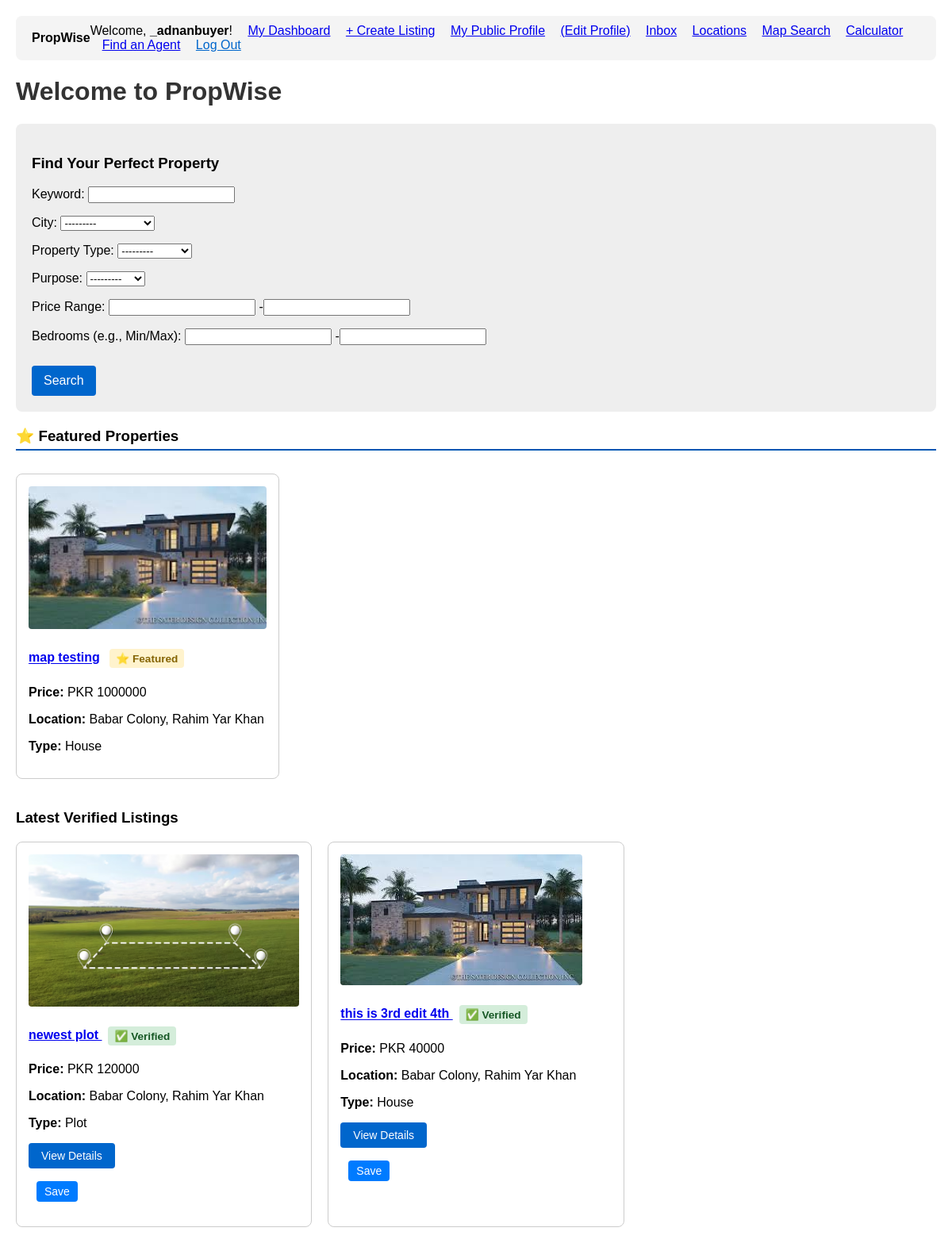
Screenshot of / (signed in) with the database file from the repository.
### accounts/models.py (models this page shows, shortened)
class User(AbstractUser):
    is_agent = models.BooleanField('Is agent', default=False)
    is_buyer = models.BooleanField('Is buyer', default=True) # By default, users are buyers
    phone_number = models.CharField(max_length=20, blank=True)
    profile_picture = models.ImageField(upload_to='profile_pics/', blank=True, null=True)
    favorites = models.ManyToManyField(
        Property,
        related_name="favorited_by",
        blank=True
    )

### properties/models.py (models this page shows, shortened)
class Property(models.Model):
    title = models.CharField(max_length=255)
    description = models.TextField()
    price = models.BigIntegerField()
    area = models.ForeignKey(
        Area,
        on_delete=models.SET_NULL,
        null=True,
        related_name="properties"
    )
    latitude = models.DecimalField(
        max_digits=9,
        decimal_places=6,
        null=True,
        blank=True,
        help_text="Exact latitude of the property (e.g., 31.470510)"
    )
    longitude = models.DecimalField(
        max_digits=9,
        decimal_places=6,
        null=True,
        blank=True,
        help_text="Exact longitude of the property (e.g., 74.394170)"
    )
    purpose = models.CharField(max_length=10, choices=PropertyPurpose.choices)
    property_type = models.CharField(max_length=20, choices=PropertyType.choices)
    bedrooms = models.PositiveSmallIntegerField(null=True, blank=True)
    bathrooms = models.PositiveSmallIntegerField(null=True, blank=True)
    area_size = models.DecimalField(max_digits=10, decimal_places=2)
    area_unit = models.CharField(max_length=10, choices=AreaUnit.choices, default=AreaUnit.MARLA)
    agent = models.ForeignKey(settings.AUTH_USER_MODEL, on_delete=models.CASCADE, related_name="properties")
    created_at = models.DateTimeField(auto_now_add=True)
    updated_at = models.DateTimeField(auto_now=True)
    main_image = models.ImageField(upload_to='properties/main_images/', null=True, blank=True)
    is_verified = models.BooleanField(
        default=False,
        help_text="Mark this listing as verified by the admin (e.g., checked for accuracy)."
    )
    is_featured = models.BooleanField(
        default=False,
        help_text="Mark this listing as 'Featured' to show it at the top."
    )
    featured_until = models.DateTimeField(
        null=True,
        blank=True,
        help_text="When this listing should stop being featured (e.g., 7 days from now)."
    )
    status = models.CharField(
        max_length=10,
        choices=PropertyStatus.choices,
        default=PropertyStatus.ACTIVE,
        help_text="The current status of the listing (e.g., Active, Sold)."
    )
    sold_date = models.DateTimeField(
        null=True,
        blank=True,
        help_text="The date and time this property was marked as sold."
    )
    video_url = models.URLField(
        max_length=500,
        null=True,
        blank=True,
        help_text="A link to a YouTube or Vimeo video walkthrough (e.g., https://www.youtube.com/watch?v=...)"
    )

### locations/models.py (models this page shows, shortened)
class Area(models.Model):
    name = models.CharField(max_length=150)
    city = models.ForeignKey(City, on_delete=models.CASCADE, related_name="areas")
    description = models.TextField(
        blank=True,
        null=True,
        help_text="A detailed description of the neighborhood (e.g., amenities, lifestyle)."
    )
    latitude = models.DecimalField(
        max_digits=9,
        decimal_places=6,
        null=True,
        blank=True,
        help_text="Latitude for the map (e.g., 31.470510)"
    )
    longitude = models.DecimalField(
        max_digits=9,
        decimal_places=6,
        null=True,
        blank=True,
        help_text="Longitude for the map (e.g., 74.394170)"
    )
    class Meta:
        unique_together = ('name', 'city')
    class Meta:
        unique_together = ('name', 'city')
    def __str__(self):
        return f"{self.name}, {self.city.name}"

class City(models.Model):
    name = models.CharField(max_length=100, unique=True)
    class Meta:
        verbose_name_plural = "Cities" # Fixes "Citys" in the admin panel
    def __str__(self):
        return self.name

### core/views.py (the view)
# urls.py: path('', views.homepage, name='homepage'),
def homepage(request):
    now = timezone.now()
    featured_properties = Property.objects.filter(
        is_verified=True,
        is_featured=True,
        featured_until__gte=now,
        status=PropertyStatus.ACTIVE  # <-- 2. ADD THIS FILTER
    ).order_by('-created_at')
    latest_properties = Property.objects.filter(
        is_verified=True,
        is_featured=False,
        status=PropertyStatus.ACTIVE  # <-- 3. ADD THIS FILTER
    ).order_by('-created_at')[:12]
    filter_form = PropertyFilter()
    context = {
        'featured_properties': featured_properties,
        'latest_properties': latest_properties,
        'filter_form': filter_form
    }
    return render(request, 'core/homepage.html', context)

### core/templates/core/homepage.html (shortened to what this page needs)
{% extends 'base.html' %}
{% block content %}
<h1>Welcome to PropWise</h1>
<div style="background: #eee; padding: 20px; border-radius: 8px; margin-bottom: 20px;">
    <h3>Find Your Perfect Property</h3>
    <form action="{% url 'property_search' %}" method="get">
        {{ filter_form.form.as_p }}
        <button type="submit" style="background: #0066cc; color: white; padding: 10px 15px; border: none; border-radius: 4px; cursor: pointer; font-size: 16px; margin-top: 10px;">
            Search
        </button>
    </form>
</div>
{% if featured_properties %}
    <h3 style="border-bottom: 2px solid #0056b3; padding-bottom: 5px;">⭐ Featured Properties</h3>
    <div class="slider-container">
        {% for prop in featured_properties %}
            <div class="slider-card">
                {% if prop.main_image %}
                    <a href="{% url 'property_detail' pk=prop.pk %}">
                        <img src="{{ prop.main_image.url }}" alt="{{ prop.title }}">
                    </a>
                {% endif %}
                <h4>
                    <a href="{% url 'property_detail' pk=prop.pk %}">{{ prop.title }}</a>
                    <span class="featured-badge">⭐ Featured</span>
                </h4>
                <p><strong>Price:</strong> PKR {{ prop.price }}</p>
                <p><strong>Location:</strong> {{ prop.area }}</p>
                <p><strong>Type:</strong> {{ prop.get_property_type_display }}</p>
            </div>
        {% endfor %}
    </div>
{% endif %}
<h3>Latest Verified Listings</h3>
<div class="property-list">
    {% for prop in latest_properties %}
        <div class="property-card">
            {% if prop.main_image %}
                <a href="{% url 'property_detail' pk=prop.pk %}">
                    <img src="{{ prop.main_image.url }}" alt="{{ prop.title }}">
                </a>
            {% endif %}
            <h4>
                <a href="{% url 'property_detail' pk=prop.pk %}">
                    {{ prop.title }}
                </a>
                {% if prop.is_verified %}
                    <span class="verified-badge">✅ Verified</span>
                {% endif %}
            </h4>
            <p><strong>Price:</strong> PKR {{ prop.price }}</p>
            <p><strong>Location:</strong> {{ prop.area }}</p>
            <p><strong>Type:</strong> {{ prop.get_property_type_display }}</p>
            <p style="margin-top: 10px;">
                <a href="{% url 'property_detail' pk=prop.pk %}" style="
                    display: inline-block;
                    padding: 8px 16px;
                    background-color: #0066cc;
                    color: white;
                    text-decoration: none;
                    border-radius: 4px;
                    font-size: 14px;
                ">
                    View Details
                </a>
                {% if user.is_authenticated %}
                    {% if prop in user.favorites.all %}
                        <form action="{% url 'remove_from_favorites' pk=prop.pk %}" method="POST" style="display: inline;">
                            {% csrf_token %}
                            <button type="submit" style="
                                background: #dc3545; color: white; padding: 5px 10px; border: none;
                                border-radius: 4px; cursor: pointer; font-size: 14px; margin-left: 10px;
                            ">Unsave</button>
                        </form>
                    {% else %}
                        <form action="{% url 'add_to_favorites' pk=prop.pk %}" method="POST" style="display: inline;">
                            <button type="submit" style="
                                background: #007bff; color: white; padding: 5px 10px; border: none;
                                border-radius: 4px; cursor: pointer; font-size: 14px; margin-left: 10px;
                            ">Save</button>
                        </form>
                    {% endif %}
                {% else %}
                    <a href="{% url 'login' %}?next={{ request.path }}" style="
                        background: #007bff; color: white; padding: 5px 10px; border: none;
                        border-radius: 4px; font-size: 14px; margin-left: 10px; text-decoration: none;
                    ">Save</a>
                {% endif %}
            </p>
        </div>
    {% empty %}
        <p>No properties have been listed yet. Please check back soon!</p>
    {% endfor %}
</div>
{% endblock content %}

### templates/base.html (shortened to what this page needs)
<!DOCTYPE html>
<html lang="en">
<head>
</head>
<body>
    <header style="display: flex; justify-content: space-between; align-items: center; padding: 10px 20px; background: #f4f4f4; border-radius: 8px; margin-bottom: 20px;">
       <div>
        <a href="{% url 'homepage' %}" style="text-decoration: none; color: inherit;">
            <strong>PropWise</strong>
        </a>
    </div>
        <nav>
            {% if user.is_authenticated %}
            <span>
                Welcome, <strong>{{ user.username }}</strong>!
            </span>
            {% if user.is_agent %}
                <a href="{% url 'agent_dashboard' %}" style="margin-left: 15px;">My Dashboard</a>
                <a href="{% url 'property_create' %}" style="margin-left: 15px;">+ Create Listing</a>
            {% else %}
                <a href="{% url 'saved_properties' %}" style="margin-left: 15px;">My Saved Properties</a>
            {% endif %}
            {% if user.is_agent %}
    <a href="{% url 'agent_profile' pk=user.pk %}" style="margin-left: 15px;">My Public Profile</a>
    <a href="{% url 'profile' %}" style="margin-left: 15px;">(Edit Profile)</a>
{% else %}
    <a href="{% url 'profile' %}" style="margin-left: 15px;">My Profile</a>
{% endif %}
            <a href="{% url 'chat_inbox' %}" style="margin-left: 15px;">Inbox</a>
            <a href="{% url 'all_cities' %}" style="margin-left: 15px;">Locations</a>
            <a href="{% url 'map_search' %}" style="margin-left: 15px;">Map Search</a>
            <a href="{% url 'calculator' %}" style="margin-left: 15px;">Calculator</a>
            <a href="{% url 'agent_directory' %}" style="margin-left: 15px;">Find an Agent</a>
            <form action="{% url 'logout' %}" method="post" style="display: inline; margin-left: 15px;">
                <button type="submit" style="
                    background: none;
                    border: none;
                    color: #0066cc; /* Or your default link color */
                    cursor: pointer;
                    text-decoration: underline;
                    padding: 0;
                    font-size: inherit; /* Matches the rest of the text */
                    font-family: inherit;
                ">Log Out</button>
            </form>
            {% endif %}
        </nav>
    </header>
    {% block content %}
    {% endblock content %}
</body>
</html>

### templates/base.html (style rules this page uses)
body { font-family: Arial, sans-serif; margin: 20px; }
h1 { color: #333; }
.property-list { display: grid; grid-template-columns: repeat(3, 1fr); gap: 20px; }
.property-card { border: 1px solid #ccc; padding: 15px; border-radius: 8px; }
.property-card img { max-width: 100%; height: auto; border-radius: 4px; }

### core/templates/core/homepage.html (style rules this page uses)
.featured-badge { display: inline-block; padding: 4px 8px; background-color: #fff3cd; color: #856404; font-size: 0.85em; font-weight: bold; border-radius: 4px; margin-left: 8px; vertical-align: middle; }
.verified-badge { display: inline-block; padding: 4px 8px; background-color: #d4edda; color: #155724; font-size: 0.85em; font-weight: bold; border-radius: 4px; margin-left: 8px; vertical-align: middle; }
.slider-container { display: flex; overflow-x: auto; gap: 20px; padding: 10px 0 20px 0; }
.slider-card { flex: 0 0 300px; border: 1px solid #ccc; padding: 15px; border-radius: 8px; }
.slider-card img { width: 100%; height: 180px; object-fit: cover; border-radius: 4px; }

### rows the page displays
User: username "_adnanbuyer"
Property: main_image (picture), title "map testing", price "1000000", area "Babar Colony, Rahim Yar Khan", property_type "House"
Property: main_image (picture), title "newest plot", is_verified "✅ Verified", price "120000", area "Babar Colony, Rahim Yar Khan", property_type "Plot"
Property: main_image (picture), title "this is 3rd edit 4th", is_verified "✅ Verified", price "40000", area "Babar Colony, Rahim Yar Khan", property_type "House"
